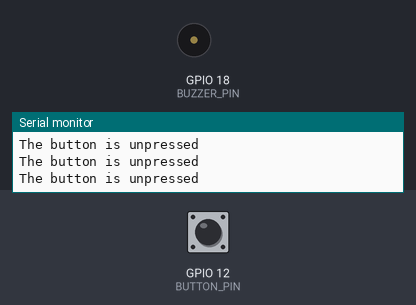
A program run on a simulated ESP32. On the bench: buzzer (waves = sounding, pin HIGH), the last lines printed to the serial monitor. The test bench sets the inputs (shaded band); at power-on: GPIO 12 (BUTTON_PIN) HIGH.

Above: at 1.2 s.
1.3 s: GPIO 12 (BUTTON_PIN) pulled LOW for 0.15 s
At 1.41 s:
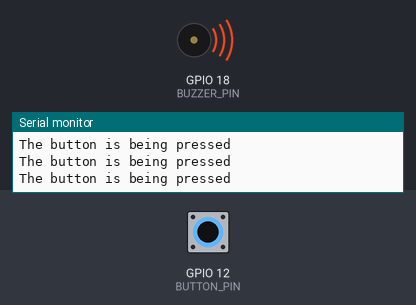
2.9 s: GPIO 12 (BUTTON_PIN) pulled LOW for 1 s
At 5.4 s:
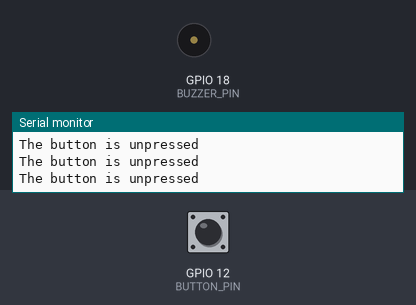
6.9 s: GPIO 12 (BUTTON_PIN) pulled LOW for 3.2 s
At 7.6 s:
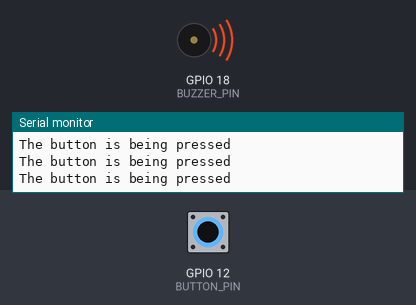
11.6 s: GPIO 12 (BUTTON_PIN) pulsed LOW 2 times (0.12 s each, 0.3 s apart)
At 11.7 s:
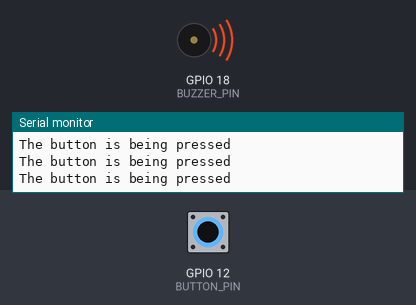
15.2 s: GPIO 12 (BUTTON_PIN) driven LOW
At 16.6 s:
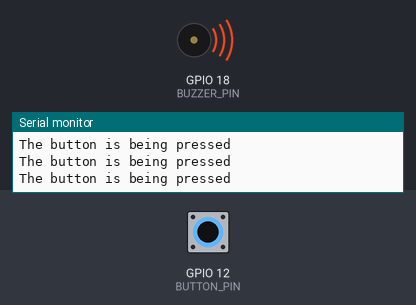
18.2 s: GPIO 12 (BUTTON_PIN) driven HIGH
At 19.5 s:
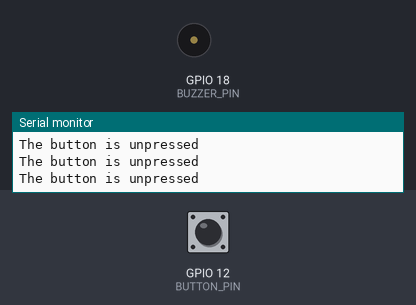
Timing chart, 0 to 20.7 s (numbered marks = the images above; inputs shaded):
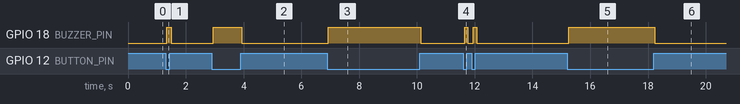

Measured:
- after the input at 1.3 s, GPIO 18 (BUZZER_PIN): LOW → HIGH at once, → LOW 0.15 s later
- after the input at 2.9 s, GPIO 18 (BUZZER_PIN): LOW → HIGH after 0.05 s, → LOW 0.99 s later
- after the input at 6.9 s, GPIO 18 (BUZZER_PIN): LOW → HIGH at once, → LOW 3.2 s later
- after the input at 11.6 s, GPIO 18 (BUZZER_PIN): alternates HIGH for 0.12 s and LOW for 0.19 s, 4 changes in all, then stays LOW, starting after 0.05 s
- after the input at 15.2 s, GPIO 18 (BUZZER_PIN): LOW → HIGH after 0.05 s
- after the input at 18.2 s, GPIO 18 (BUZZER_PIN): HIGH → LOW at once

The program:

main.cpp
```cpp
#define BUTTON_PIN 12 // ESP32 GIOP16 pin connected to button's pin
#define BUZZER_PIN 18 // ESP32 GIOP21 pin connected to Buzzer's pin

void setup() {
  Serial.begin(9600);                // initialize serial
  pinMode(BUTTON_PIN, INPUT_PULLUP); // set ESP32 pin to input pull-up mode
  pinMode(BUZZER_PIN, OUTPUT);       // set ESP32 pin to output mode
}

void loop() {
  int buttonState = digitalRead(BUTTON_PIN); // read new state

  if (buttonState == LOW) {
    Serial.println("The button is being pressed");
    digitalWrite(BUZZER_PIN, HIGH); // turn on
  }
  else
  if (buttonState == HIGH) {
    Serial.println("The button is unpressed");
    digitalWrite(BUZZER_PIN, LOW);  // turn off
  }
}
```
